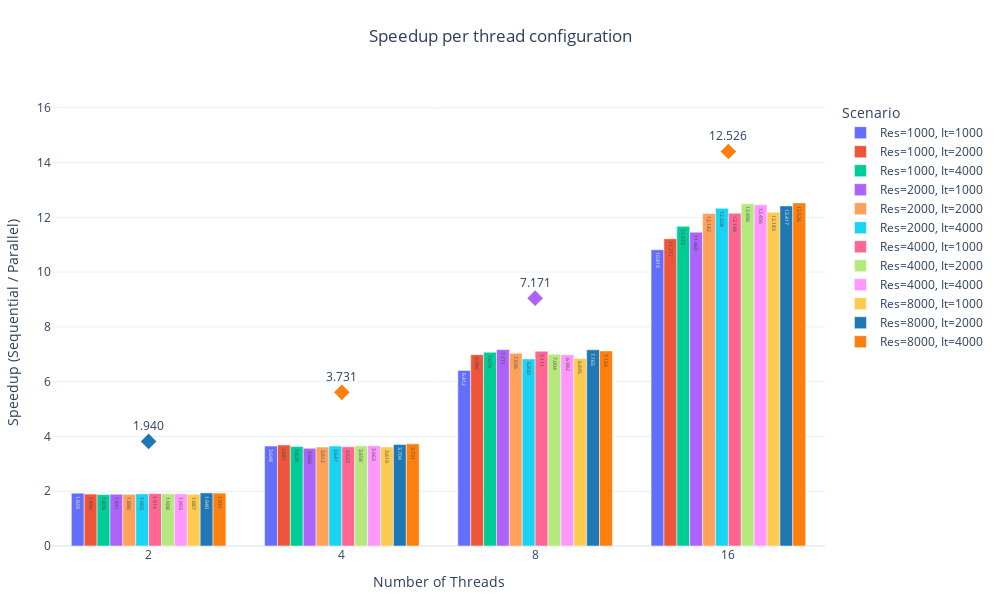

Notebook cell for this chart:
### Code cell
# 1. Ensure 'Thread Count' is treated as an ordered categorical variable
df_melted['Thread Count'] = pd.Categorical(
    df_melted['Thread Count'],
    categories=sorted(df_melted['Thread Count'].unique()),
    ordered=True
)

# 2. Identify the maximum speedup for each thread count
max_speedups = df_melted.loc[df_melted.groupby('Thread Count')['Speedup'].idxmax()]

# 3. Combine multiple qualitative color palettes for increased variety
combined_palette = (
    px.colors.qualitative.Plotly +
    px.colors.qualitative.D3 +
    px.colors.qualitative.Set1 +
    px.colors.qualitative.Set3 +
    px.colors.qualitative.Dark2 +
    px.colors.qualitative.Pastel1
)
scenarios = df_melted['Scenario'].unique()
if len(scenarios) > len(combined_palette):
    raise ValueError(f"Number of scenarios ({len(scenarios)}) exceeds the number of available colors ({len(combined_palette)}). Consider generating more colors programmatically.")

color_discrete_map = {scenario: combined_palette[i] for i, scenario in enumerate(scenarios)}

# 4. Assign colors to max_speedups based on their Scenario
max_speedups_colors = max_speedups['Scenario'].map(color_discrete_map).tolist()

# 5. Create the bar plot with the extended color mapping
fig_bar = px.bar(
    df_melted,
    x='Thread Count',
    y='Speedup',
    color='Scenario',
    barmode='group',  # Groups bars side by side for each thread count
    title='Speedup vs Number of Threads',
    labels={
        'Thread Count': 'Number of Threads',
        'Speedup': 'Speedup (Sequential / Parallel)',
        'Scenario': 'Scenario (Resolution & Iterations)'
    },
    text='Speedup',  # Optional: Show speedup values on bars
    color_discrete_map=color_discrete_map
)

# 6. Calculate an offset for the markers to position them above the bars
offset = df_melted['Speedup'].max() * 0.15  # 15% of the maximum speedup

# 7. Add "Max" markers with scenario names on top of maximum bars
fig_bar.add_trace(
    go.Scatter(
        x=max_speedups['Thread Count'],
        y=max_speedups['Speedup'] + offset,  # Position above the bar
        mode='markers+text',
        marker=dict(
            size=12,
            color=max_speedups_colors,  # Use the same color as the corresponding bar
            symbol='diamond'
        ),
        # Combine scenario name and speedup in the text
        text=max_speedups['Speedup'].round(4).astype(str),
        textposition="top center",
        showlegend=False
    )
)

# 8. Enhance the layout for better readability
fig_bar.update_layout(
	width=1000,    # Set the desired width
    height=600,   # Set the desired height
    xaxis_title='Number of Threads',
    yaxis_title='Speedup (Sequential / Parallel)',
    legend_title='Scenario',
    xaxis=dict(type='category'),  # Ensure x-axis is treated as categorical
    template='plotly_white',      # Optional: a clean white background
    title={
        'text': "Speedup per thread configuration",
        'y': 0.95,
        'x': 0.5,
        'xanchor': 'auto',
        'yanchor': 'auto'
    },
    margin=dict(t=100, l=50, r=50, b=50),  # Adjust margins as needed
)

# 9. Optionally, adjust the text on the bars for better visibility
fig_bar.update_traces(texttemplate='%{text:.3f}')

# 10. Adjust y-axis range to ensure annotations are visible
fig_bar.update_yaxes(range=[0, df_melted['Speedup'].max() * 1.3])
fig_bar.update_xaxes(tickvals=df_melted['Thread Count'].unique())

# 11. Display the bar plot
fig_bar.show()

### Figure 1 — Plotly figure (JSON) as saved in the notebook; plotly's stock layout.template omitted (floating-point values rounded to 4 significant figures)
{"data": [{"alignmentgroup": "True", "hovertemplate": "Scenario (Resolution & Iterations)=Res=1000, It=1000<br>Number of Threads=%{x}<br>Speedup (Sequential / Parallel)=%{text}<extra></extra>", "legendgroup": "Res=1000, It=1000", "marker": {"color": "#636EFA", "pattern": {"shape": ""}}, "name": "Res=1000, It=1000", "offsetgroup": "Res=1000, It=1000", "orientation": "v", "showlegend": true, "text": [1.929, 3.648, 6.412, 10.82], "textposition": "auto", "texttemplate": "%{text:.3f}", "type": "bar", "x": [2, 4, 8, 16], "xaxis": "x", "y": [1.929, 3.648, 6.412, 10.82], "yaxis": "y"}, {"alignmentgroup": "True", "hovertemplate": "Scenario (Resolution & Iterations)=Res=1000, It=2000<br>Number of Threads=%{x}<br>Speedup (Sequential / Parallel)=%{text}<extra></extra>", "legendgroup": "Res=1000, It=2000", "marker": {"color": "#EF553B", "pattern": {"shape": ""}}, "name": "Res=1000, It=2000", "offsetgroup": "Res=1000, It=2000", "orientation": "v", "showlegend": true, "text": [1.896, 3.687, 6.986, 11.22], "textposition": "auto", "texttemplate": "%{text:.3f}", "type": "bar", "x": [2, 4, 8, 16], "xaxis": "x", "y": [1.896, 3.687, 6.986, 11.22], "yaxis": "y"}, {"alignmentgroup": "True", "hovertemplate": "Scenario (Resolution & Iterations)=Res=1000, It=4000<br>Number of Threads=%{x}<br>Speedup (Sequential / Parallel)=%{text}<extra></extra>", "legendgroup": "Res=1000, It=4000", "marker": {"color": "#00CC96", "pattern": {"shape": ""}}, "name": "Res=1000, It=4000", "offsetgroup": "Res=1000, It=4000", "orientation": "v", "showlegend": true, "text": [1.876, 3.628, 7.074, 11.67], "textposition": "auto", "texttemplate": "%{text:.3f}", "type": "bar", "x": [2, 4, 8, 16], "xaxis": "x", "y": [1.876, 3.628, 7.074, 11.67], "yaxis": "y"}, {"alignmentgroup": "True", "hovertemplate": "Scenario (Resolution & Iterations)=Res=2000, It=1000<br>Number of Threads=%{x}<br>Speedup (Sequential / Parallel)=%{text}<extra></extra>", "legendgroup": "Res=2000, It=1000", "marker": {"color": "#AB63FA", "pattern": {"shape": ""}}, "name": "Res=2000, It=1000", "offsetgroup": "Res=2000, It=1000", "orientation": "v", "showlegend": true, "text": [1.891, 3.566, 7.171, 11.46], "textposition": "auto", "texttemplate": "%{text:.3f}", "type": "bar", "x": [2, 4, 8, 16], "xaxis": "x", "y": [1.891, 3.566, 7.171, 11.46], "yaxis": "y"}, {"alignmentgroup": "True", "hovertemplate": "Scenario (Resolution & Iterations)=Res=2000, It=2000<br>Number of Threads=%{x}<br>Speedup (Sequential / Parallel)=%{text}<extra></extra>", "legendgroup": "Res=2000, It=2000", "marker": {"color": "#FFA15A", "pattern": {"shape": ""}}, "name": "Res=2000, It=2000", "offsetgroup": "Res=2000, It=2000", "orientation": "v", "showlegend": true, "text": [1.886, 3.612, 7.036, 12.14], "textposition": "auto", "texttemplate": "%{text:.3f}", "type": "bar", "x": [2, 4, 8, 16], "xaxis": "x", "y": [1.886, 3.612, 7.036, 12.14], "yaxis": "y"}, {"alignmentgroup": "True", "hovertemplate": "Scenario (Resolution & Iterations)=Res=2000, It=4000<br>Number of Threads=%{x}<br>Speedup (Sequential / Parallel)=%{text}<extra></extra>", "legendgroup": "Res=2000, It=4000", "marker": {"color": "#19D3F3", "pattern": {"shape": ""}}, "name": "Res=2000, It=4000", "offsetgroup": "Res=2000, It=4000", "orientation": "v", "showlegend": true, "text": [1.903, 3.647, 6.83, 12.33], "textposition": "auto", "texttemplate": "%{text:.3f}", "type": "bar", "x": [2, 4, 8, 16], "xaxis": "x", "y": [1.903, 3.647, 6.83, 12.33], "yaxis": "y"}, {"alignmentgroup": "True", "hovertemplate": "Scenario (Resolution & Iterations)=Res=4000, It=1000<br>Number of Threads=%{x}<br>Speedup (Sequential / Parallel)=%{text}<extra></extra>", "legendgroup": "Res=4000, It=1000", "marker": {"color": "#FF6692", "pattern": {"shape": ""}}, "name": "Res=4000, It=1000", "offsetgroup": "Res=4000, It=1000", "orientation": "v", "showlegend": true, "text": [1.914, 3.623, 7.111, 12.15], "textposition": "auto", "texttemplate": "%{text:.3f}", "type": "bar", "x": [2, 4, 8, 16], "xaxis": "x", "y": [1.914, 3.623, 7.111, 12.15], "yaxis": "y"}, {"alignmentgroup": "True", "hovertemplate": "Scenario (Resolution & Iterations)=Res=4000, It=2000<br>Number of Threads=%{x}<br>Speedup (Sequential / Parallel)=%{text}<extra></extra>", "legendgroup": "Res=4000, It=2000", "marker": {"color": "#B6E880", "pattern": {"shape": ""}}, "name": "Res=4000, It=2000", "offsetgroup": "Res=4000, It=2000", "orientation": "v", "showlegend": true, "text": [1.908, 3.658, 7.004, 12.5], "textposition": "auto", "texttemplate": "%{text:.3f}", "type": "bar", "x": [2, 4, 8, 16], "xaxis": "x", "y": [1.908, 3.658, 7.004, 12.5], "yaxis": "y"}, {"alignmentgroup": "True", "hovertemplate": "Scenario (Resolution & Iterations)=Res=4000, It=4000<br>Number of Threads=%{x}<br>Speedup (Sequential / Parallel)=%{text}<extra></extra>", "legendgroup": "Res=4000, It=4000", "marker": {"color": "#FF97FF", "pattern": {"shape": ""}}, "name": "Res=4000, It=4000", "offsetgroup": "Res=4000, It=4000", "orientation": "v", "showlegend": true, "text": [1.903, 3.663, 6.982, 12.46], "textposition": "auto", "texttemplate": "%{text:.3f}", "type": "bar", "x": [2, 4, 8, 16], "xaxis": "x", "y": [1.903, 3.663, 6.982, 12.46], "yaxis": "y"}, {"alignmentgroup": "True", "hovertemplate": "Scenario (Resolution & Iterations)=Res=8000, It=1000<br>Number of Threads=%{x}<br>Speedup (Sequential / Parallel)=%{text}<extra></extra>", "legendgroup": "Res=8000, It=1000", "marker": {"color": "#FECB52", "pattern": {"shape": ""}}, "name": "Res=8000, It=1000", "offsetgroup": "Res=8000, It=1000", "orientation": "v", "showlegend": true, "text": [1.887, 3.619, 6.845, 12.18], "textposition": "auto", "texttemplate": "%{text:.3f}", "type": "bar", "x": [2, 4, 8, 16], "xaxis": "x", "y": [1.887, 3.619, 6.845, 12.18], "yaxis": "y"}, {"alignmentgroup": "True", "hovertemplate": "Scenario (Resolution & Iterations)=Res=8000, It=2000<br>Number of Threads=%{x}<br>Speedup (Sequential / Parallel)=%{text}<extra></extra>", "legendgroup": "Res=8000, It=2000", "marker": {"color": "#1F77B4", "pattern": {"shape": ""}}, "name": "Res=8000, It=2000", "offsetgroup": "Res=8000, It=2000", "orientation": "v", "showlegend": true, "text": [1.94, 3.704, 7.165, 12.42], "textposition": "auto", "texttemplate": "%{text:.3f}", "type": "bar", "x": [2, 4, 8, 16], "xaxis": "x", "y": [1.94, 3.704, 7.165, 12.42], "yaxis": "y"}, {"alignmentgroup": "True", "hovertemplate": "Scenario (Resolution & Iterations)=Res=8000, It=4000<br>Number of Threads=%{x}<br>Speedup (Sequential / Parallel)=%{text}<extra></extra>", "legendgroup": "Res=8000, It=4000", "marker": {"color": "#FF7F0E", "pattern": {"shape": ""}}, "name": "Res=8000, It=4000", "offsetgroup": "Res=8000, It=4000", "orientation": "v", "showlegend": true, "text": [1.931, 3.731, 7.124, 12.53], "textposition": "auto", "texttemplate": "%{text:.3f}", "type": "bar", "x": [2, 4, 8, 16], "xaxis": "x", "y": [1.931, 3.731, 7.124, 12.53], "yaxis": "y"}, {"marker": {"color": ["#1F77B4", "#FF7F0E", "#AB63FA", "#FF7F0E"], "size": 12, "symbol": "diamond"}, "mode": "markers+text", "showlegend": false, "text": ["1.9396", "3.7306", "7.1707", "12.5262"], "textposition": "top center", "texttemplate": "%{text:.3f}", "type": "scatter", "x": [2, 4, 8, 16], "y": [3.819, 5.61, 9.05, 14.41]}], "layout": {"barmode": "group", "height": 600, "legend": {"title": {"text": "Scenario"}, "tracegroupgap": 0}, "margin": {"b": 50, "l": 50, "r": 50, "t": 100}, "title": {"text": "Speedup per thread configuration", "x": 0.5, "xanchor": "auto", "y": 0.95, "yanchor": "auto"}, "width": 1000, "xaxis": {"anchor": "y", "domain": [0, 1], "tickvals": [2, 4, 8, 16], "title": {"text": "Number of Threads"}, "type": "category"}, "yaxis": {"anchor": "x", "domain": [0, 1], "range": [0, 16.28], "title": {"text": "Speedup (Sequential / Parallel)"}}}}
